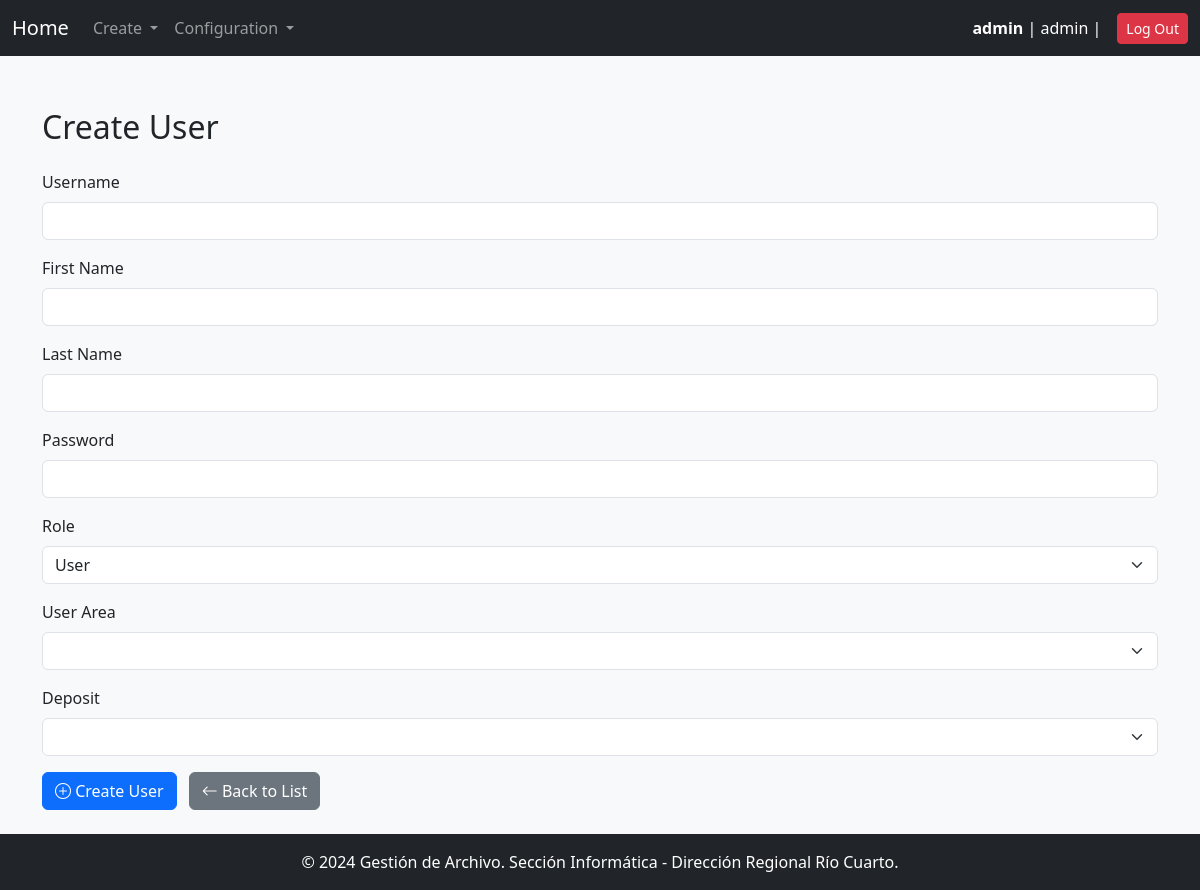
/users/create/ (signed in), run on an earlier commit of the app's database.
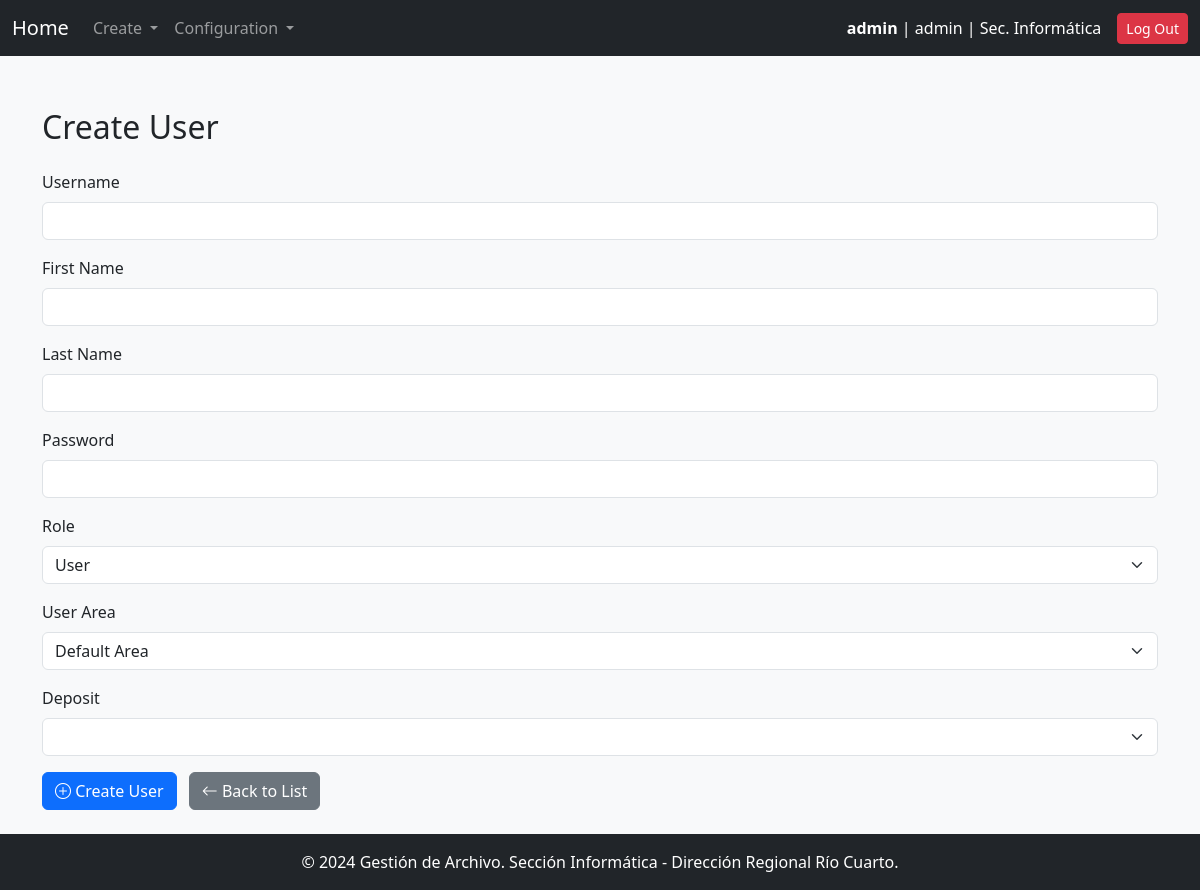
And on a later commit of the database.
### gestion_archivo_app/models.py (models this page shows, shortened)
class User(AbstractUser):
    ROLE_CHOICES = [
        ('user', 'User'),
        ('manager', 'Manager'),
        ('archive_responsible', 'Archive Responsible'),
        ('admin', 'System Administrator')
    ]
    role = models.CharField(max_length=20, choices=ROLE_CHOICES)
    area = models.ForeignKey('Area', on_delete=models.PROTECT, verbose_name="User Area")
    deposit = models.ForeignKey(
        'Area',
        on_delete=models.PROTECT,
        default=get_default_archive,
        verbose_name="Archive",
        related_name='deposits'
    )
    objects = UserManager()
    USERNAME_FIELD = 'username'  # El nombre de usuario es el campo principal
    REQUIRED_FIELDS = []  # No hay campos obligatorios adicionales

class Area(models.Model):
    code = models.CharField(max_length=30, unique=True, verbose_name="Area Code")
    name = models.CharField(max_length=100, unique=True, verbose_name="Area Name")
    description = models.TextField(blank=True, null=True, verbose_name="Description")
    is_deposit = models.BooleanField(default=False, verbose_name="Is Deposit")

### gestion_archivo_app/views.py (the view, shortened to what this page needs)
# urls.py: path("users/create/", user_create, name="user_create"),
@login_required
@user_passes_test_with_message(is_admin, "Only the admin can access this page.")
def user_create(request):
    ROLE_CHOICES = User.ROLE_CHOICES
    areas = Area.objects.all()
    return render(request, "user_create.html", {"roles": ROLE_CHOICES, "areas": areas})

### gestion_archivo_app/context_processors.py (called while the page is built)
def system_config(request):
    try:
        pagination_limit = int(SystemConfigKeyValues.objects.get(key="pagination_limit").value)
    except SystemConfigKeyValues.DoesNotExist:
        pagination_limit = 10  # Valor por defecto
    try:
        default_archive_code = SystemConfigKeyValues.objects.get(key="default_archive_code").value
    except SystemConfigKeyValues.DoesNotExist:
        default_archive_code = "AADE_ARCHIVE"  # Valor por defecto
    return {
        "pagination_limit": pagination_limit,
        "default_archive_code": default_archive_code,
    }

### gestion_archivo_app/views.py (called while the page is built)
def user_passes_test_with_message(test_func, message="You do not have permission to access this page."):
    def decorator(view_func):
        @wraps(view_func)
        def _wrapped_view(request, *args, **kwargs):
            if test_func(request.user):
                return view_func(request, *args, **kwargs)
            messages.error(request, message)
            return redirect(request.META.get('HTTP_REFERER', '/'))
        return _wrapped_view
    return decorator

def is_admin(user):
    return user.role == 'admin'

### gestion_archivo_app/templates/user_create.html (shortened to what this page needs)
{% extends 'base.html' %}
{% block content %}
<div class="container mt-5">
    <h2 class="mb-4">Create User</h2>
    <form method="post" class="needs-validation" novalidate>
        <div class="mb-3">
            <label for="username" class="form-label">Username</label>
            <input type="text" name="username" class="form-control" required>
        </div>
        <div class="mb-3">
            <label for="first_name" class="form-label">First Name</label>
            <input type="text" name="first_name" class="form-control" required>
        </div>
        <div class="mb-3">
            <label for="last_name" class="form-label">Last Name</label>
            <input type="text" name="last_name" class="form-control" required>
        </div>
        <div class="mb-3">
            <label for="password" class="form-label">Password</label>
            <input type="password" name="password" class="form-control" required>
        </div>
        <div class="mb-3">
            <label for="role" class="form-label">Role</label>
            <select name="role" class="form-select" required>
                {% for role, role_name in roles %}
                    <option value="{{ role }}">{{ role_name }}</option>
                {% endfor %}
            </select>
        </div>
        <div class="mb-3">
            <label for="area" class="form-label">User Area</label>
            <select name="area" class="form-select" required>
                {% for area in areas %}
                    <option value="{{ area.id }}">{{ area.name }}</option>
                {% endfor %}
            </select>
        </div>
        <div class="mb-3">
            <label for="deposit" class="form-label">Deposit</label>
            <select name="deposit" class="form-select" required>
            </select>
        </div>
        <button type="submit" class="btn btn-primary">
            <i class="bi bi-plus-circle"></i> Create User
        </button>
        <a href="{% url 'user_list' %}" class="btn btn-secondary ms-2">
            <i class="bi bi-arrow-left"></i> Back to List
        </a>
    </form>
</div>
{% endblock %}

### gestion_archivo_app/templates/base.html (shortened to what this page needs)
<!DOCTYPE html>
<html lang="en">
<head>
    {% load static %}
    <link href="https://cdn.jsdelivr.net/npm/bootstrap@5.3.0/dist/css/bootstrap.min.css" rel="stylesheet">
    <link href="https://cdn.jsdelivr.net/npm/bootstrap-icons/font/bootstrap-icons.css" rel="stylesheet">
</head>
<body class="bg-light" a>
    <nav class="navbar navbar-expand-lg navbar-dark bg-dark">
        <div class="container-fluid">
            <a class="navbar-brand" href="{% url 'main' %}">Home</a>
            <div class="collapse navbar-collapse" id="navbarNav">
                <ul class="navbar-nav me-auto">
                    <li class="nav-item dropdown">
                        <a class="nav-link dropdown-toggle" href="#" id="createDropdown" role="button" data-bs-toggle="dropdown" aria-expanded="false">
                            Create
                        </a>
                    </li>
                {% if user.is_authenticated and user.role == 'admin' %}
                    <li class="nav-item dropdown">
                    <a class="nav-link dropdown-toggle" href="#" id="createDropdown" role="button" data-bs-toggle="dropdown" aria-expanded="false">
                       Configuration
                    </a>
                    </li>
                 {% endif %}
                </ul>
            </div>
                <div class="d-flex align-items-center">
                    {% if user.is_authenticated %}
                        <span class="text-white me-3">
                            <strong>{{ user.username }}</strong> | {{ user.role }} | {{ user.area.name }}
                        </span>
                        <a href="{% url 'logout' %}" class="btn btn-danger btn-sm">Log Out</a>
                    {% else %}
                        <a href="{% url 'login' %}" class="btn btn-success btn-sm">Log In</a>
                    {% endif %}
                </div>
            </div>
    </nav>
    <div class="container-fluid py-4" style='margin-top:-20px' >
        {% block content %}{% endblock %}
    </div>
    <footer class="bg-dark text-white text-center py-3 mt-auto">
        <p class="mb-0">&copy; 2024 Gestión de Archivo. Sección Informática - Dirección Regional Río Cuarto.</p>
    </footer>
</body>
</html>

What changed in the data, as far as the page shows it:
changed User "admin": area.name (not shown) → "Sec. Informática"
Also different on the page:
form field area: (not shown) → "Default Area"
